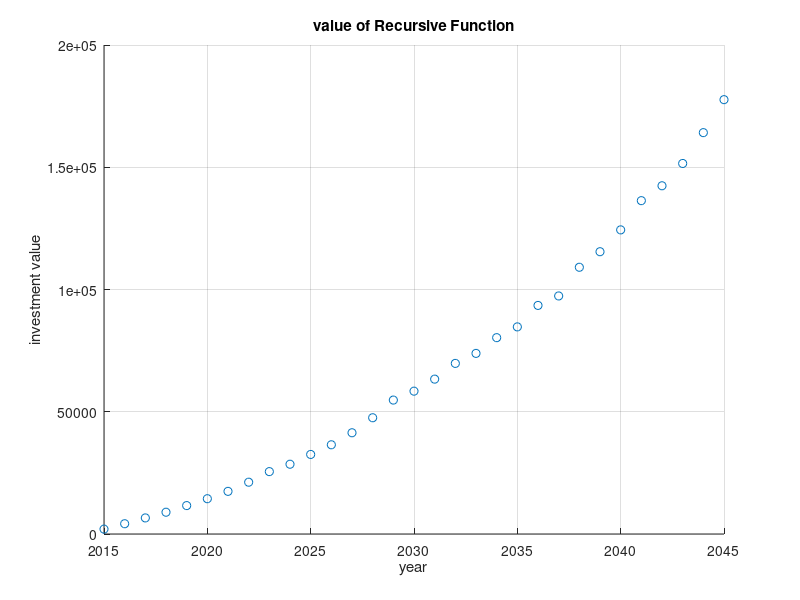

MATLAB code for this plot:

clear;

startyear = 2015;
endyear = 2045;
totalyear = endyear - startyear +1;
n = startyear:endyear
dep = 2000;
interest = [0 0.10 0.09 0.05 0.08 0.07 0.07 0.10 0.11 0.04 0.07 0.06 0.08 0.10 0.11 0.03 0.05 0.07 0.03 0.06 0.03 0.08 0.02 0.10 0.04 0.06 0.08 0.03 0.05 0.07 0.07];

y(1) = dep; 
for k = 2:totalyear
    y(k) = dep + y(k-1)*(1 + interest(k)); 
end

figure
scatter (n, y)
grid on 
title('value of Recursive Function')
xlabel('year')
ylabel('investment value')